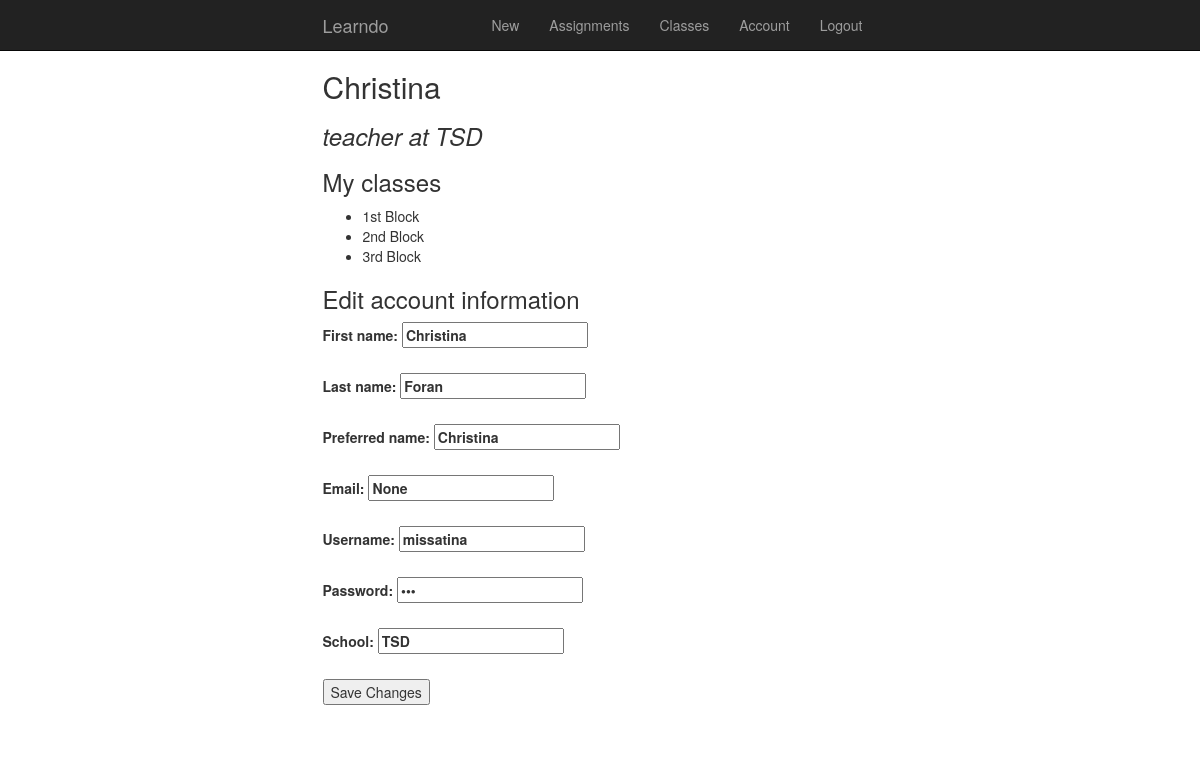
Before: /profile/7 (signed in) with the older database file.
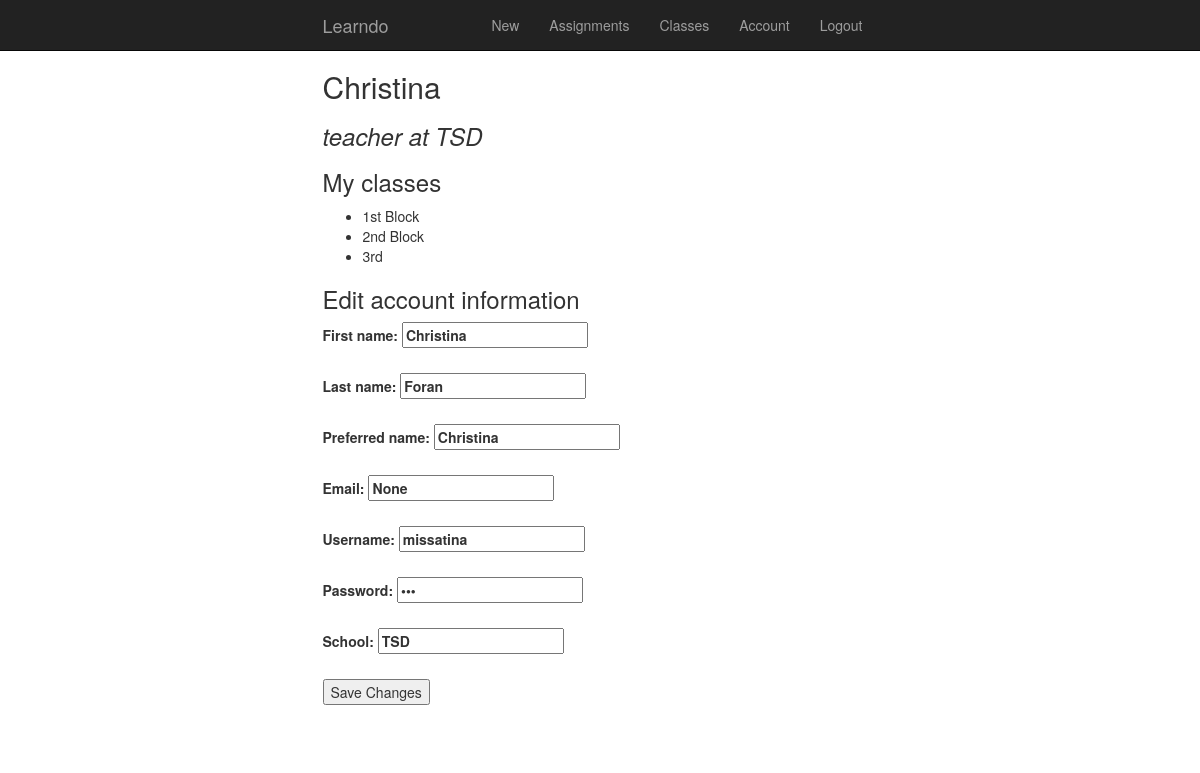
After: the same page with the newer database file.
### model.py (models this page shows, shortened)
class User(db.Model):
    __tablename__ = "users"
    user_id = db.Column(db.Integer, autoincrement=True, primary_key=True)
    is_teacher = db.Column(db.Boolean, nullable=False)
    username = db.Column(db.Integer, nullable=False, unique=True)
    password = db.Column(db.String(16), nullable=False)
    email = db.Column(db.String(64), nullable=True)
    first_name = db.Column(db.String(32), nullable=False)
    last_name = db.Column(db.String(32), nullable=True)
    display_name = db.Column(db.String(32), nullable=True)
    school = db.Column(db.String(64), nullable=True)
    classes = db.relationship("Class",
                             secondary='usersclasses',
                             backref="users")
    tasks = db.relationship('Task', backref='user')
    assignments = db.relationship('Assignment', backref='user')

class Class(db.Model):
    __tablename__ = "classes"
    class_id = db.Column(db.Integer, autoincrement=True, primary_key=True)
    class_name = db.Column(db.String(64), nullable=False)

### server.py (the view)
@app.route('/profile/<int:user_id>')
def load_profile(user_id):
    user = User.query.get(user_id)
    if user.is_teacher:
        acct_type = 'teacher'
    else:
        acct_type = 'student'
    my_classes = []
    for each_class in user.classes:
        my_classes.append(each_class.class_name)
    if access_profile(user_id) == True:
        return render_template("profile.html", user=user, my_classes=my_classes, acct_type=acct_type)
    else:
        flash("You do not have access to that page.")
        return redirect("/")

### helper.py (called while the page is built)
def list_teachers(student_id):
    student = User.query.get(student_id)
    teachers = []
    if student.is_teacher == 0:
        for each_class in student.classes:
            for user in each_class.users:
                if user.is_teacher == 1:
                    teachers.append(user.user_id)
    return teachers

def access_profile(user_id):
    user = User.query.get(user_id)
    teachers = list_teachers(user_id)
    if session['user_id'] == user_id:
        return True
    else:
        for teacher_id in teachers:
            if session['user_id'] == teacher_id:
                return True
            else:
                return False

### templates/profile.html (shortened to what this page needs)
{% extends 'base.html' %}
{% block content %}
<h2>{{ user.display_name }}</h2>
<h3><i>{{ acct_type }} at {{ user.school }}</i></h3>
<h3>My classes</h3>
    <ul>
    {% for class in my_classes %}
        <li>{{ class }}</li>
    {% endfor %}
    </ul>
<h3>Edit account information</h3>
<form action="/edit_profile" method="POST">
    <div>
        <label>
            First name:
            <input type="text" name="first" value="{{ user.first_name }}" required>
        </label><br><br>
    </div>
    <div>
        <label>
            Last name:
            <input type="text" name="last" value="{{ user.last_name }}" required>
        </label><br><br>
    </div>
    <div>
        <label>
            Preferred name:
            <input type="text" name="preferred" value="{{ user.display_name }}" >
        </label><br><br>
    </div>
    <div>
        <label>
            Email:
            <input type="text" name="email" value="{{ user.email }}">
        </label><br><br>
    </div>
    <div>
        <label>
            Username:
            <input type="text" name="username" value="{{ user.username}}" required>
        </label><br><br>
    </div>
    <div>
        <label>
            Password:
            <input type="password" name="password" value="{{ user.password }}" required>
        </label><br><br>
    </div>
    <div>
        <label>
            School:
            <input type="text" name="school" value="{{ user.school }}" required>
        </label><br><br>
    </div>
    <div>
        <input type="submit" value="Save Changes">
    </div>
</form>
{% endblock %}

### templates/base.html (shortened to what this page needs)
<!doctype html>
<html>
<head>
    <link href="https://maxcdn.bootstrapcdn.com/bootstrap/3.3.5/css/bootstrap.min.css" rel="stylesheet">
</head>
<body>
    <nav class="navbar navbar-inverse navbar-fixed-top">
      <div class="container">
      	<div class="row">
	      <div class="col-lg-6 col-md-8 col-xs-10">
	        <div class="navbar-header">
	          <a class="navbar-brand" href="#">Learndo</a>
	        </div>
	        <div id="navbar" class="collapse navbar-collapse pull-right">
	          <ul class="nav navbar-nav">
				{% if ("user_id" in session) and ("acct_type" in session) %}
					{% if session["acct_type"] == 'teacher' %}
							<li><a href='/new_assignment'>New</a></li>
							<li><a href='/teacher/{{ session['user_id'] }}/assignments'>Assignments</a></li>
							<li><a href='/teacher/{{ session['user_id'] }}/classes'>Classes</a></li>
							<li><a href='/profile/{{ session['user_id'] }}'>Account</a></li>
							<li><a href="/logout">Logout</a></li>
						</ul>
					{% else %}
							<li><a href='/student/{{ session['user_id'] }}/assignments'>Assignments</a></li>
							<li><a href='/profile/{{ session['user_id'] }}'>Account</a></li>
							<li><a href="/logout">Logout</a></li>
						</ul>
					{% endif %}
				{% else %}
					<li><a href="/login">Login</a></li>
					<li><a href="/register">Register</a></li>
					</ul>
				{% endif %}
	        </div>
	      </div>
	   </div>
      </div>
    </nav>
    <div class="container" style="margin-top: 50px;">
      <div class="row">
      	<div class="col-lg-3 col-md-2 col-xs-1"></div>
      	<div class="col-lg-6 col-md-8 col-xs-10">
        {% block content %}{% endblock %}
        </div>
        <div class="col-lg-3 col-md-2 col-xs-1"></div>
      </div>
      <br><br>
    </div>
</body>
</html>

Changed rows visible on the page:
changed Class (number 3 of 3 on the later page): class_name "3rd Block" → "3rd"
